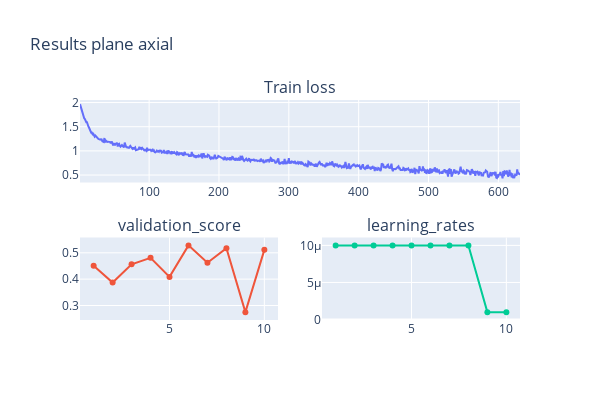

Here is the notebook cell this chart was saved with:
### Code cell
net_utility_axial.display_results()

### Figure 1 — Plotly figure (JSON) as saved in the notebook; plotly's stock layout.template omitted (floating-point values rounded to 4 significant figures; data arrays with more than 128 entries replaced by an {"elided": "..."} marker saying what was removed)
{"data": [{"name": "Train", "type": "scatter", "x": {"elided": "631 int values"}, "xaxis": "x", "y": {"elided": "631 float values"}, "yaxis": "y"}, {"name": "Validation", "type": "scatter", "x": [1, 2, 3, 4, 5, 6, 7, 8, 9, 10], "xaxis": "x2", "y": [0.4508, 0.387, 0.4565, 0.4809, 0.4086, 0.5281, 0.4621, 0.5174, 0.2749, 0.5112], "yaxis": "y2"}, {"name": "lr", "type": "scatter", "x": [1, 2, 3, 4, 5, 6, 7, 8, 9, 10], "xaxis": "x3", "y": [1e-05, 1e-05, 1e-05, 1e-05, 1e-05, 1e-05, 1e-05, 1e-05, 1e-06, 1e-06], "yaxis": "y3"}], "layout": {"annotations": [{"font": {"size": 16}, "showarrow": false, "text": "Train loss", "x": 0.5, "xanchor": "center", "xref": "paper", "y": 1, "yanchor": "bottom", "yref": "paper"}, {"font": {"size": 16}, "showarrow": false, "text": "validation_score", "x": 0.225, "xanchor": "center", "xref": "paper", "y": 0.375, "yanchor": "bottom", "yref": "paper"}, {"font": {"size": 16}, "showarrow": false, "text": "learning_rates", "x": 0.775, "xanchor": "center", "xref": "paper", "y": 0.375, "yanchor": "bottom", "yref": "paper"}], "height": 400, "showlegend": false, "title": {"text": "Results plane axial"}, "width": 600, "xaxis": {"anchor": "y", "domain": [0, 1]}, "xaxis2": {"anchor": "y2", "domain": [0, 0.45]}, "xaxis3": {"anchor": "y3", "domain": [0.55, 1]}, "yaxis": {"anchor": "x", "domain": [0.625, 1]}, "yaxis2": {"anchor": "x2", "domain": [0, 0.375]}, "yaxis3": {"anchor": "x3", "domain": [0, 0.375]}}}
